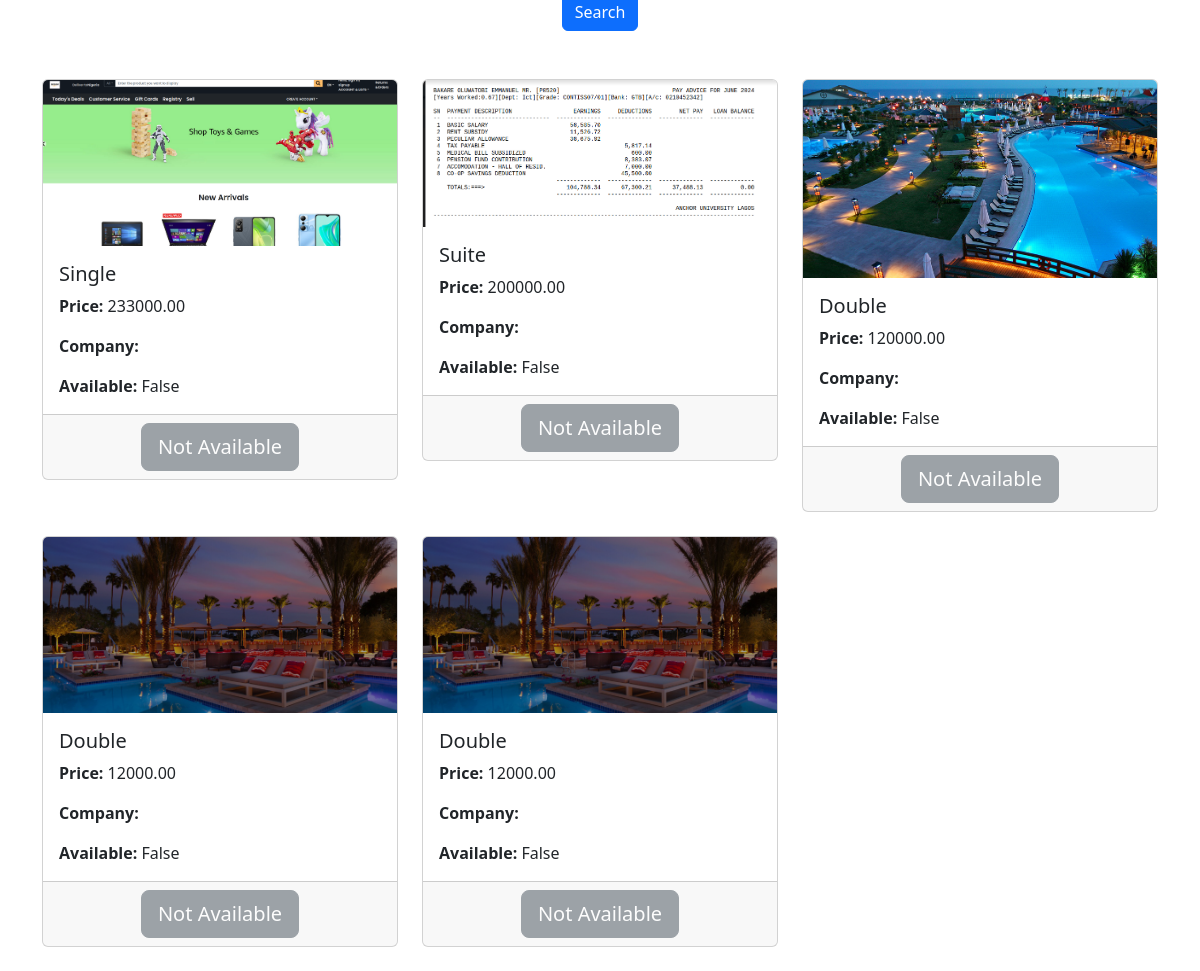
/book-room/, run on the app's committed database.
### homeapp/models.py (models this page shows, shortened)
class Room(models.Model):
    ROOM_TYPE_CHOICES = [
        ('Single', 'Single'),
        ('Double', 'Double'),
        ('Suite', 'Suite'),
    ]
    room_type = models.CharField(max_length=20, choices=ROOM_TYPE_CHOICES)
    description = models.TextField()
    price = models.DecimalField(max_digits=10, decimal_places=2)
    company = models.ForeignKey(Company, on_delete=models.CASCADE, related_name='rooms')
    available = models.BooleanField(default=True)
    created_at = models.DateTimeField(auto_now_add=True)
    room_pic = models.ImageField(upload_to='rooms/', null=True, blank=True)
    is_active = models.BooleanField(default=False)
    is_student = models.BooleanField(default=False)
    is_admin = models.BooleanField(default=False)
    is_staff = models.BooleanField(default=False)
    is_created = models.DateTimeField(auto_now_add=True)
    is_updated = models.DateTimeField(auto_now=True)

### homeapp/views.py (the view, shortened to what this page needs)
# urls.py: path('book-room/', views.book_room, name='book_room'),
def book_room(request):
    rooms = Room.objects.all()
    room = None
    form = None
    if 'room_id' in request.GET:
        room = get_object_or_404(Room, pk=request.GET['room_id'])
        form = BookingForm()
    if request.GET.get('room_type'):
        rooms = rooms.filter(room_type__icontains=request.GET['room_type'])
    return render(request, 'book_room.html', {'rooms': rooms, 'room': room, 'form': form})

### homeapp/models.py (called while the page is built)
    def __str__(self):
        return self.company_name

### homeapp/templates/book_room.html (shortened to what this page needs)
{% load static %}
<!DOCTYPE html>
<html lang="en">
<head>
    <link href="{% static 'css/login.css' %}" rel="stylesheet" />
    <link href="https://cdn.jsdelivr.net/npm/bootstrap@5.3.3/dist/css/bootstrap.min.css" rel="stylesheet"
>
</head>
<body>
    <div class="container">
        <form method="GET" id="searchRoomsForm" class="form-inline">
            <div class="row mt-3">
                <div class="col-md-12 text-center">
                    <button type="submit" class="btn btn-primary">Search</button>
                </div>
            </div>
        </form>
        <div class="row mt-5">
            {% if rooms %}
            {% for room in rooms %}
            <div class="col-md-4">
                <div class="card mb-4">
                    {% if room.room_pic %}
                    <img src="{{ room.room_pic.url }}" alt="Room Picture" class="card-img-top">
                    {% else %}
                    <img src="{% static 'default_image.png' %}" alt="Default Image" class="card-img-top">
                    {% endif %}
                    <div class="card-body">
                        <h5 class="card-title">{{ room.room_type }}</h5>
                        <p class="card-text"><strong>Price:</strong> {{ room.price }}</p>
                        <p class="card-text"><strong>Company:</strong> {{ room.company }}</p>
                        <p class="card-text"><strong>Available:</strong> {{ room.available }}</p>
                    </div>
                    <div class="card-footer text-center">
                        {% if room.available %}
                        <a href="?room_id={{ room.id }}" class="btn btn-success btn-lg">Book Now</a>
                        {% else %}
                        <button class="btn btn-secondary btn-lg" disabled>Not Available</button>
                        {% endif %}
                    </div>
                </div>
            </div>
            {% endfor %}
            {% else %}
            <p class="text-center">No rooms available.</p>
            {% endif %}
        </div>
    </div>
</body>
</html>

### static/css/login.css (style rules this page uses)
body { font-family: Arial, sans-serif; background-color: #f4f4f4; display: flex; justify-content: center; align-items: center; height: 100vh; margin: 0; }

### data on the page
Room: room_pic (picture), room_type "Single", price "233000.00", available "False", shows "Not Available"
Room: room_pic (picture), room_type "Suite", price "200000.00", available "False", shows "Not Available"
Room: room_pic (picture), room_type "Double", price "120000.00", available "False", shows "Not Available"
Room: room_pic (picture), room_type "Double", price "12000.00", available "False", shows "Not Available"
Room: room_pic (picture), room_type "Double", price "12000.00", available "False", shows "Not Available"
